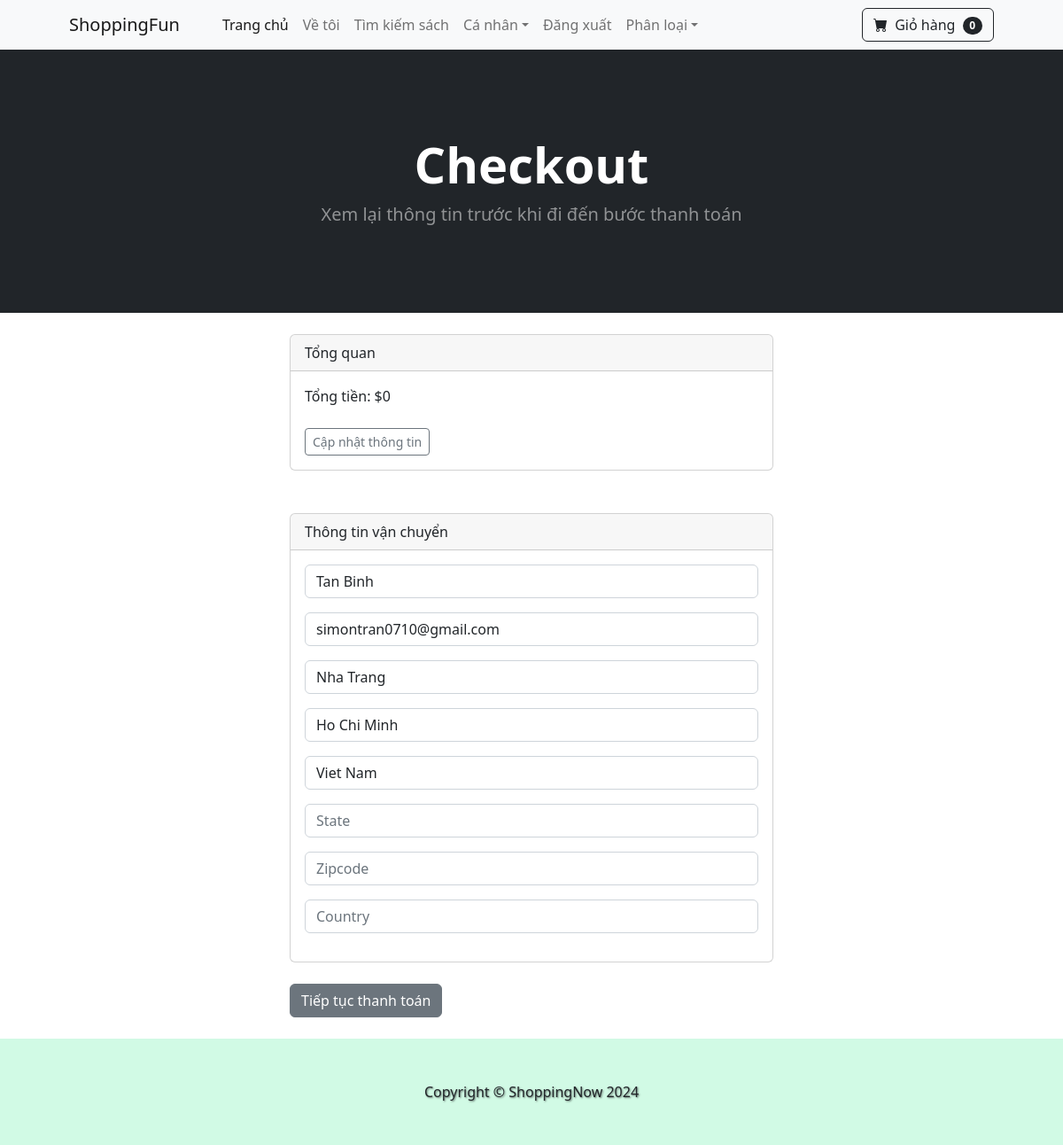
The app's page /payment/checkout (signed in) with its own data.
### payment/models.py (models this page shows, shortened)
class ShippingAddress(models.Model):
	user = models.ForeignKey(User, on_delete=models.CASCADE, null = True, blank = True)
	shipping_full_name = models.CharField(max_length = 255)
	shipping_email = models.CharField(max_length = 255)
	shipping_address1 = models.CharField(max_length = 255)
	shipping_address2 = models.CharField(max_length = 255)
	shipping_city = models.CharField(max_length = 255)
	shipping_state = models.CharField(max_length = 255, null = True, blank = True)
	shipping_zipcode = models.CharField(max_length = 255, null = True, blank = True)
	shipping_ountry = models.CharField(max_length = 255)
	class Meta:
		verbose_name_plural = "ShippingAddress"

### payment/views.py (the view)
# urls.py: path('checkout', views.checkout, name = 'checkout'),
def checkout(request):
	cart = Cart(request)
	cart_products = cart.get_prods
	quantities = cart.get_quants
	totals = cart.cart_total()
	if request.user.is_authenticated:
		shipping_user = ShippingAddress.objects.get(user__id=request.user.id)
		shipping_form = ShippingForm(request.POST or None, instance=shipping_user)
		return render(request, "payment/checkout.html", {"cart_products":cart_products, "quantities":quantities, "totals":totals, "shipping_form":shipping_form })
	else:
		shipping_form = ShippingForm(request.POST or None)
		return render(request, "payment/checkout.html", {"cart_products":cart_products, "quantities":quantities, "totals":totals, "shipping_form":shipping_form})

### cart/cart.py (called while the page is built, shortened)
    def __len__(self):
        return sum(item for item in self.cart.values())

    def get_prods(self):
    	product_ids = self.cart.keys()
    	products = Product.objects.filter(id__in=product_ids)
    	return products

    def cart_total(self):
        product_ids = self.cart.keys()
        products = Product.objects.filter(id__in=product_ids)
        quantities = self.cart
        total = 0
        return total

### cart/context_processors.py (called while the page is built)
def cart(request):
	return {'cart': Cart(request)}

### payment/templates/payment/checkout.html (shortened to what this page needs)
{% extends 'base.html' %}
{% block content %}
        <header class="bg-dark py-5">
            <div class="container px-4 px-lg-5 my-5">
                <div class="text-center text-white">
                    <h1 class="display-4 fw-bolder">Checkout</h1>
                    <p class="lead fw-normal text-white-50 mb-0">Xem lại thông tin trước khi đi đến bước thanh toán</p>
                </div>
            </div>
        </header>
        <br/>
        <div class="container">
            <div class="row">
                    <div class="col-md-6 offset-md-3">
          <div class="card">
          <div class="card-header">
            Tổng quan
          </div>
          <div class="card-body">
            Tổng tiền:  ${{ totals }}
            <br/><br/>
            <a href="{% url 'cart_summary' %}" class="btn btn-sm btn-outline-secondary">Cập nhật thông tin</a>
          </div>
        </div>
<br/><br/>
<div class="card">
  <div class="card-header">
    Thông tin vận chuyển
  </div>
  <div class="card-body">
    <form method="POST" action="{% url 'billing_info' %}">
    {{ shipping_form.as_p }}
  </div>
</div>
<br/>
<button type="submit" class="btn btn-secondary">
        Tiếp tục thanh toán
</button>
<br/><br/>
            </div>
        </div>
    </div>
{% endblock %}

### records on screen
ShippingAddress: shipping_full_name "Tan Binh", shipping_email "simontran0710@gmail.com", shipping_address1 "Nha Trang", shipping_address2 "Ho Chi Minh", shipping_city "Viet Nam"

### other values on screen
{{ cart|length }} "0"
{{ totals }} "0"
